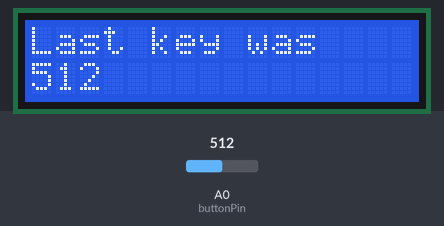
A sketch run on a simulated Arduino Uno, built with avr-gcc and run on an emulated ATmega328P. On the bench: 16×2 character LCD. The inputs (shaded band) are chosen by the test bench; at power-on: A0 (buttonPin) = 512.

Above: at 1.2 s.
1.3 s: A0 (buttonPin) set to 716
At 2.0 s:
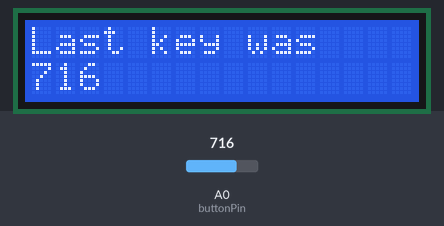
2.8 s: A0 (buttonPin) set to 900
At 3.1 s:
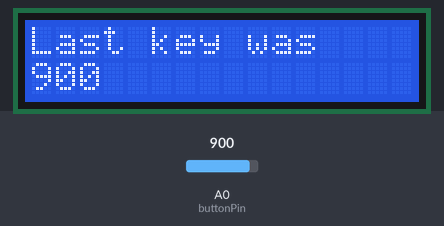
4.3 s: A0 (buttonPin) set to 511
At 5.5 s:
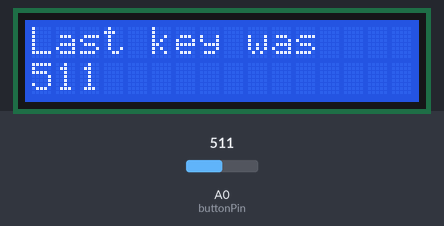
Timing chart, 0 to 7.3 s (numbered marks = the images above; inputs shaded):
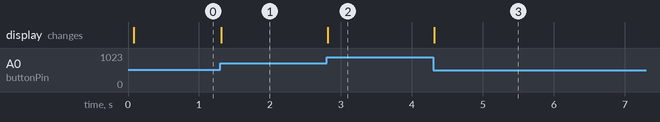

Measured:
- after the input at 1.3 s, the display: changes at once (image 1)
- after the input at 2.8 s, the display: changes at once (image 2)
- after the input at 4.3 s, the display: changes at once (image 3)

The sketch:

Button_V_reader.ino
```cpp
/* LCD Shield Pushbutton Voltage Reader
   Group 06

 The circuit:
 * LCD RS pin to digital pin 8
 * LCD Enable pin to digital pin 9
 * LCD D4 pin to digital pin 4
 * LCD D5 pin to digital pin 5
 * LCD D6 pin to digital pin 6
 * LCD D7 pin to digital pin 7
 * LCD R/W pin to ground
 * 10K resistor:
 * ends to +5V and ground
 * wiper to LCD VO pin (pin 3)
*/

// include the library code:
#include <LiquidCrystal.h>
int buttonPin = A0;    // select the input pin for the pushbuttons
int cur_button = 1023;
int state = analogRead(buttonPin);
int last_state = 0;
// initialize the library with the numbers of the interface pins
LiquidCrystal lcd(8, 9, 4, 5, 6, 7);

void setup() {
  // set up the LCD's number of columns and rows:
  lcd.begin(16, 2);
  Serial.begin(9600);
}

// Improved reading of button state
int debounce(int last)
{
  int current = analogRead(buttonPin); // Current button state
  if (last != current) // If a change happened
  {
    delay(10); // wait for bounce to settle
    current = analogRead(buttonPin);
  }
  return current;
}

void loop() {
  lcd.setCursor(0,0); // move to top left corner
  cur_button = debounce(cur_button);
  if (cur_button < 1020) state = cur_button;
  if (last_state != state) {
  lcd.clear();
  lcd.setCursor(0,0);
  lcd.print("Last key was ");
  lcd.setCursor(0,1);
  lcd.print(state);
  }
  last_state = state;
}
```
